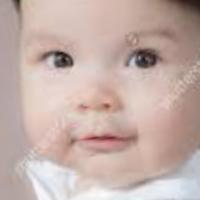
#> input picture Project/Project/UTKFace/1_0_0_20161219140627985.jpg.chip.jpg, 200 x 200 px, found by its file name; its folder holds 4 pictures in this run
$ jupyter execute --allow-errors feature_extraction.ipynb   (older library calls are emulated)
#> lines starting #> are read from the running program, lines starting #| are printed output that depends on the picture
[cell 1]
import numpy as np
import pandas as pd
import os
import cv2
from sklearn.svm import SVC
from skimage.feature import hog
import matplotlib.pyplot as plt
from sklearn.model_selection import train_test_split
from sklearn.svm import SVC
from skimage.color import rgb2gray
import tensorflow as tf
from keras.models import Sequential
from keras.layers import Convolution2D, MaxPooling2D, Flatten, Dense, Dropout, GlobalAveragePooling2D
from keras.applications import VGG16
from skimage.feature import hog
from skimage import data, exposure

## Data

[cell 2]
#path martim
path = "../../../../DadosProj/UTKFace/"
#path alex
#ath = "../../../data_project/UTKFace/"

files = os.listdir(path)
size = len(files)
print("Total samples:",size)
print(files[0])

### Extraction with PreProcessing

**Changes to images with opencv methods**

- Obtain better contrast for images normalizing the ranges for colors for a pixel between 0 and 255
 - instance = cv2.normalize(instance, None, alpha=0, beta=255, norm_type=cv2.NORM_MINMAX)

- Converting to YUV color model, equalizing color histogram to modify
- distribution of colors taking luminosity into account and
- reconverting to RBG after doing histogram equalization
    - img_yuv = cv2.cvtColor(instance, cv2.COLOR_BGR2YUV)
    - img_yuv[:,:,0] = cv2.equalizeHist(img_yuv[:,:,0])
    - instance = cv2.cvtColor(img_yuv, cv2.COLOR_YUV2BGR)

[cell 3]
images = []
ages = []
genders = []
ethnicities = []
counter = 0

for file in files:
    if counter == 500:
        break

    image = cv2.imread(path+file)
#> image is the input picture: shape (200, 200, 3); mean B, G, R 168.8, 175, 196.9
    image = cv2.cvtColor(image, cv2.COLOR_BGR2RGB)
    image = cv2.resize(image, dsize=(200, 200))
    image = image / 255.0 #normalizing values on each point

    images.append(image)
    delimit = file.split('_')
    ages.append(int(delimit[0]))
    # first number is age (0-116 possible values)
    genders.append(int(delimit[1]))
    # second number is gender (0 for male, 1 for female)
    ethnicities.append(int(delimit[2]))
    # third number is ethnicity (0 for white, 1 for black, 2 for asian, 3 for indian, 4 for any other ethnicity)

    counter += 1

### Data Analysis

[cell 4]
x_ages = list(set(ages))
y_ages = [ages.count(i) for i in x_ages]
plt.bar(x_ages,y_ages)
plt.show()
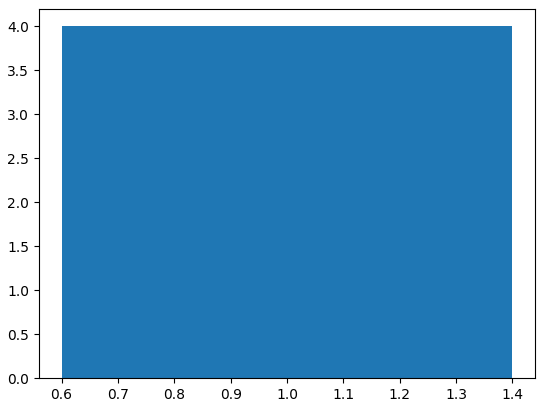
#> figure drawn by matplotlib, 1 panel
print("Max value:",max(ages))

[cell 5]
img_all = pd.DataFrame()
img_all["age"] = ages
img_all["ethnicity"] = ethnicities
img_all["gender"] = genders
#To add the extra features from using cnn/opencv feat extraction

img_gender = pd.DataFrame()
img_gender["gender"] = genders

img_age = pd.DataFrame()
img_age["age"] = ages

#display(img_all)
#display(img_gender)
#display(img_age)

print("unique values for age are", img_age.age.unique())
print("unique values for ethnicity are", img_all.ethnicity.unique())
print("unique values for gender are", img_gender.gender.unique())

[cell 6]
def display(img):
    plt.imshow(img)
    plt.show()

idx = 25
if idx < len(images):
    sample = images[idx]
    print("Gender:", genders[idx], "Age:", ages[idx], "Ethnicities", ethnicities[idx])
    display(sample)
else:
    print(f"Index {idx} is out of range for the list of {len(images)} images")

## Feature extraction and Normalization

- Sure! This code extracts Histogram of Oriented Gradients (HOG) features from a list of preprocessed images, normalizes the features to have zero mean and unit variance, and stores them in a NumPy array called hog_features_norm

[cell 7]
gray_images = np.array([rgb2gray(image) for image in images]) #just in case we need the images in greys
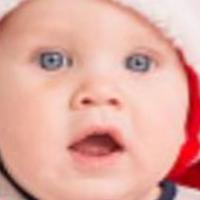
#> image: shape (200, 200, 3) float64; mean R, G, B 0.886, 0.667, 0.624

### HOG

#> (a cell that did not finish here is left out)

[cell 9]
# Extract HOG features from the images
hog_features = []
for img in images:
    #hog_feature = hog(img, orientations=9, pixels_per_cell=(8, 8),
    #                cells_per_block=(2, 2), transform_sqrt=True, feature_vector=True, multichannel=True, channel_axis=2)
    hog_feature = hog(img, orientations=9, pixels_per_cell=(8, 8),
                    cells_per_block=(2, 2), transform_sqrt=True, feature_vector=True, channel_axis=2)

    hog_features.append(hog_feature)
hog_features = np.array(hog_features)

# Normalize the features to have zero mean and unit variance
mean = np.mean(hog_features, axis=0)
std = np.std(hog_features, axis=0)
hog_features_norm = (hog_features - mean) / std

[cell 10]
for i, arr in enumerate(hog_features_norm):
    print(f"Descriptor array {i} shape: {arr.shape}")

- For each preprocessed image in images, extract the HOG features using the hog() function from scikit-image. The orientations, pixels_per_cell, and cells_per_block parameters control the number of orientations, the size of the cells, and the number of cells per block used in the feature extraction process. The transform_sqrt parameter applies power law compression to normalize the local contrast of the image. The feature_vector parameter flattens the HOG descriptor into a 1D array. The multichannel and channel_axis parameters are used to indicate that the input image has three channels. The resulting HOG feature is then appended to the hog_features list.

#### SVM

[cell 11]
X_train, X_test, y_train, y_test = train_test_split(hog_features_norm, genders, test_size=0.2, random_state=42)
print("Samples in Training:",X_train.shape[0])
#| Samples in Training: 3
print("Samples in Testing:",X_test.shape[0])
#| Samples in Testing: 1

[cell 12]
clf = SVC(kernel='linear')
#> (the rest of this cell did not finish here and is left out)

## ORB (Oriented FAST and Rotated BRIEF)

adaptado ao fazer tambem:

-definir um threshold minimo para aceitar conjunto de descriptors para uma imagem

-escolher aleatoriamente uma quantidade fixa de descriptors para uma imagem e operar apenas com essa quantidade para essa imagem

[cell 13]
orb = cv2.ORB_create()

#> (the rest of this cell did not finish here and is left out)

[cell 14]
image[0].shape
#> Out = (200, 3)

[cell 15]
#retirar keypoints aleatoriamente de imagens com keypoints acima de um limiar decidido
#e ter uma quantidade minima definida para os keypoints

orb = cv2.ORB_create()
orb_features = []
Genders = []
MIN_KEYPOINTS = 500
MAX_KEYPOINTS = 500

#> (the rest of this cell did not finish here and is left out)

[cell 16]
len(orb_features)

[cell 17]
len(Genders)

[cell 18]
for i, arr in enumerate(orb_features):
    print(f"Descriptor array {i} shape: {arr.shape}")
